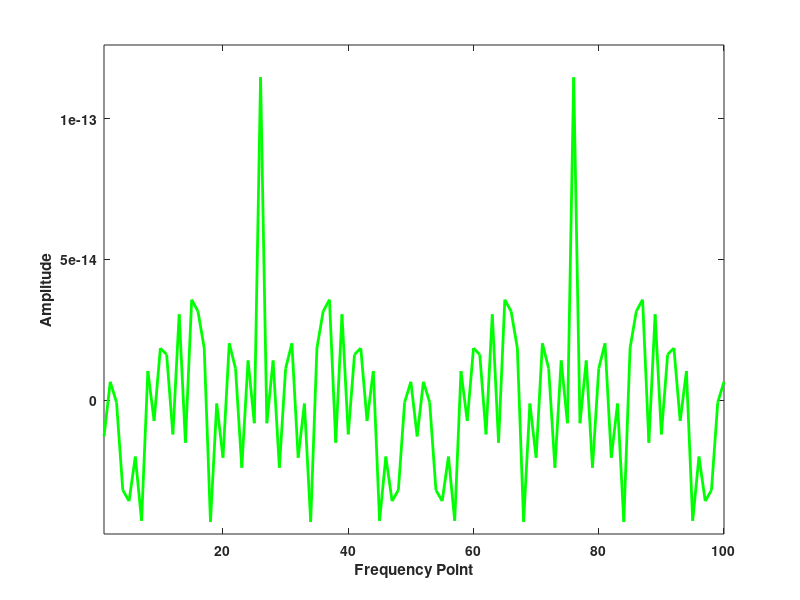
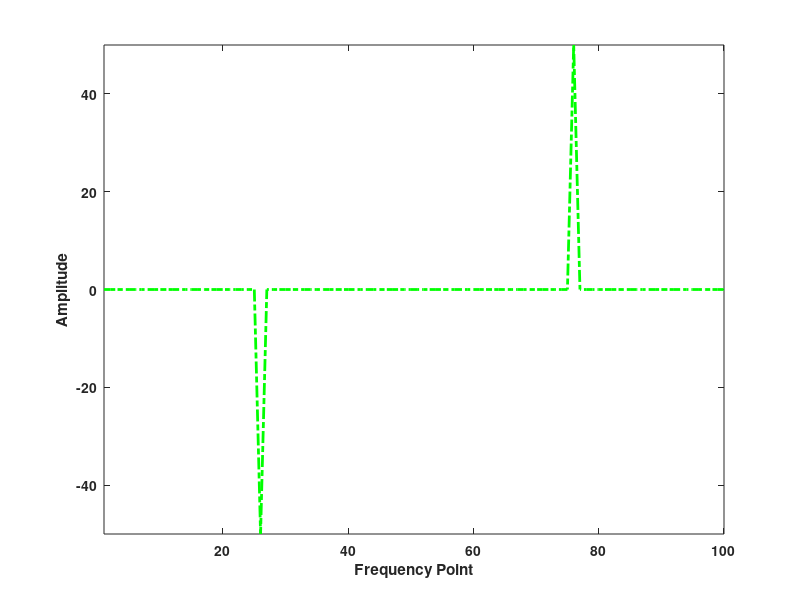
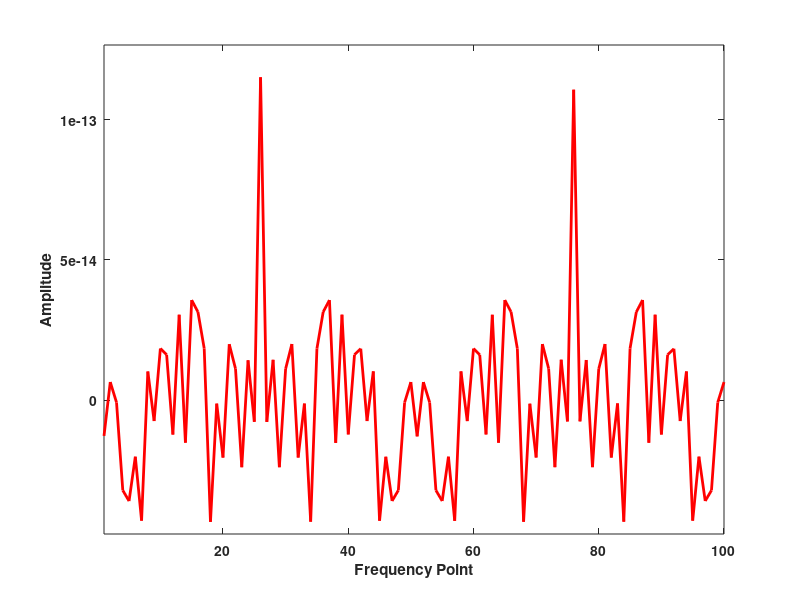
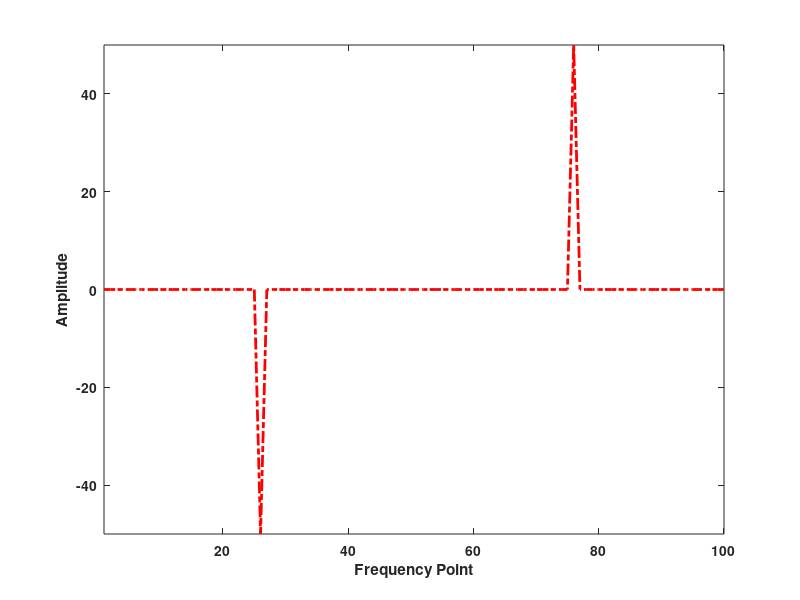

The MATLAB script that drew these images, in order:
clc
clear all
FN=zeros(100,100);
n=[0:100-1]; 
k=[0:100-1];
Wn=exp(-j*2*pi/100); 
nk=n'*k; 
FN=Wn.^nk; 


t=0:1/100:(1-1/100);
x=sin(2*pi*25*t);

figure;
plot(real((fft(x))),'g','LineWidth',2);
xlabel('Frequency Point');
ylabel('Amplitude');
set(gca,'FontWeight','bold','fontweight','b');
axis tight;
hold on

figure;
plot(imag((fft(x))),'-.g','LineWidth',2);
xlabel('Frequency Point');
ylabel('Amplitude');
set(gca,'FontWeight','bold','fontweight','b');
axis tight;
hold on



C_x=zeros(size(x,2),size(x,2));
C_x(:,1)=x.';
for i=1:size(x,2)-1
      C_x(:,i+1)=circshift(x,i).';     
end

DiagM=FN*C_x*inv(FN);
D=zeros(100,1);
for i=1:100
    D(i)=DiagM(i,i);
end
figure;
plot(real(D),'r','LineWidth',2);
xlabel('Frequency Point');
ylabel('Amplitude');
set(gca,'FontWeight','bold','fontweight','b');
axis tight;
hold on
figure;
plot(imag(D),'-.r','LineWidth',2);
xlabel('Frequency Point');
ylabel('Amplitude');
set(gca,'FontWeight','bold','fontweight','b');
axis tight;
hold on

